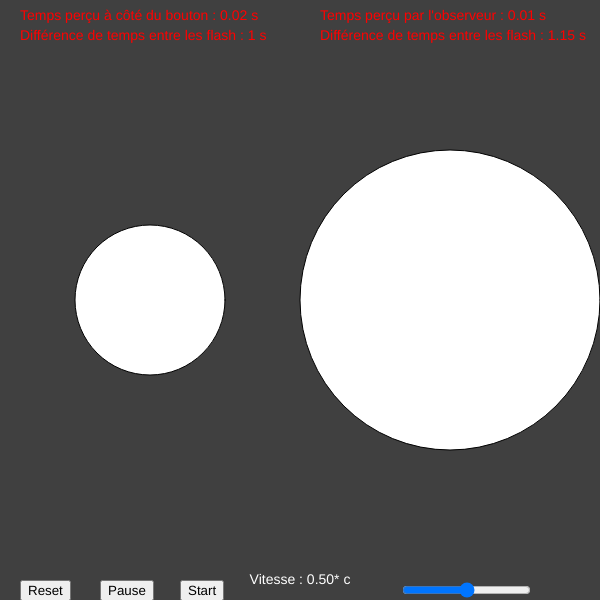
Frame 1 (no input)
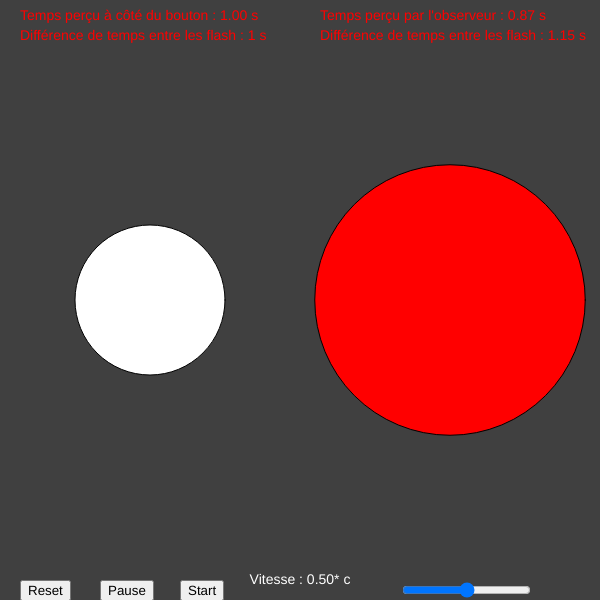
Frame 60 (no input)
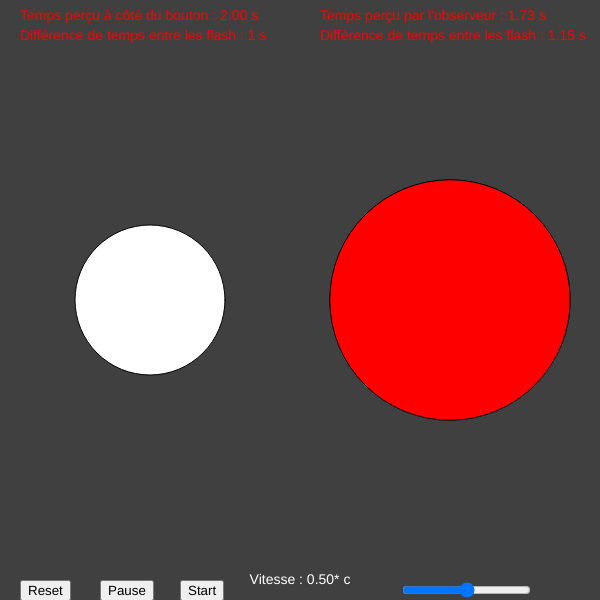
Frame 120 (the mouse pressed at the canvas centre since frame 60)

The p5.js sketch that drew these frames (run headless with seeded random() and noise() and a simulated clock; from frame 60 on, the mouse is pressed at the canvas centre):

// p5.js sketch
// ── sketch.js
function setup() {
  createCanvas(600,600);
  z=width/2;
  z_immobile = width/4;
  t=t_p=0;
  play = true;

  reset_button = createButton('Reset');
  reset_button.position(20,height-20);
  reset_button.mousePressed(reset);

  pause_button = createButton('Pause');
  pause_button.position(100,height-20);
  pause_button.mousePressed(pause);

  start_button = createButton('Start');
  start_button.position(180,height-20);
  start_button.mousePressed(start);

  speed_slider = createSlider(0,100,50,float);
  speed_slider.position(width/2+100,height-20);
}

function draw() {
  v = speed_slider.value() /100;
  dilation = sqrt(1/(1-pow(v,2)));
  console.log(dilation,1-pow(v,2),v);
  t_p += 1/(dilation*60);
  if (z>0 && play) {
    background(64, 64, 64);
    t+=1/60;
    //Observateur à côté du bouton
    push();
    translate(width/4,height/2);
    if (round(t) - t <= 0.0001) {
      fill(255);
    }
    else {
      fill(255,0,0);
    }
    ellipse(0,0,z_immobile,z_immobile);
    pop();

    //Observateur qui s'éloigne du bouton
    push();
    translate(3*width/4,height/2);
    if (round(t_p) - t_p <= 0.0001) {
      console.log(round(t_p)-t_p);
      fill(255);
    }
    else {
      fill(255,0,0);
    }
    ellipse(0,0,z,z);
    z -= v;
    pop();

  }
  push();
    fill(255,0,0);
    textSize(14);
    text("Temps perçu à côté du bouton : "+t.toFixed(2)+" s",20,20);
    text("Différence de temps entre les flash : 1 s",20,40);
    push();
      textAlign(CENTER,CENTER);
      fill(255);
      text("Vitesse : " + v.toFixed(2)+ "* c",width/2,height-20);
    pop();
    push();
      textAlign(LEFT);
      text("Temps perçu par l'observeur : "+t_p.toFixed(2)+" s",width/2+20,20);
      text("Différence de temps entre les flash : "+dilation.toFixed(2)+" s",width/2 +20,40);
    pop();
  pop();
}

function reset() {
  t=t_p=0;
  z=width/2;
}

function pause() {
  play = false;
}

function start() {
  play = true;

}
